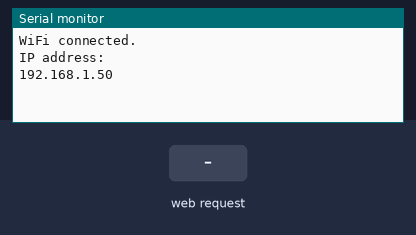
A sketch run on a simulated ESP32. On the bench: the last lines printed to the serial monitor. The inputs (shaded band) are chosen by the test bench. WiFi joins after 1.5 s; servers stay silent unless stated.

Above: at 2.7 s.
2.8 s: HTTP request GET /BB/available received
At 3.5 s:
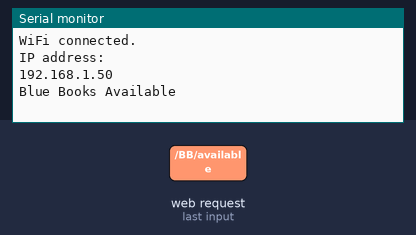
4.3 s: HTTP request GET /BB/notAvailable received
At 4.7 s:
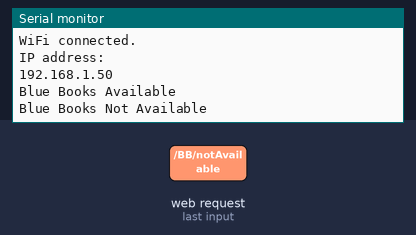
5.8 s: HTTP request GET /YB/available received
At 7.0 s:
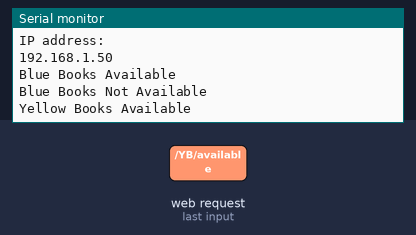
7.3 s: HTTP request GET /YB/notAvailable received
At 8.2 s:
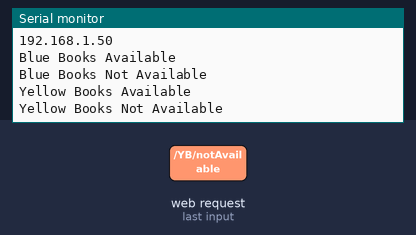
8.8 s: HTTP request GET /RECORD/available received
At 9.4 s:
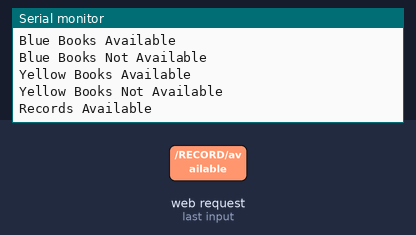
10.3 s: HTTP request GET /RECORD/notAvailable received
At 11.7 s:
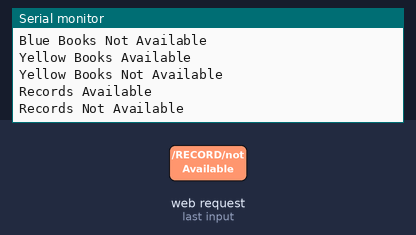

The sketch:

WebServer.ino
```cpp
#include <WiFi.h>
#include <WiFiManager.h>
#include <SoftwareSerial.h>


WiFiServer server(80);
SoftwareSerial xbee(13,12);

String header;
String BB = "Not Available";
String YB = "Not Available";
String RECORD = "Not Available";
unsigned long currentTime = millis();
unsigned long previousTime = 0;
const long timeoutTime = 2000;

void setup()
{
  WiFi.mode(WIFI_STA);
  Serial.begin(115200);
  xbee.begin(9600);
  WiFiManager wm;
  wm.resetSettings();
  bool res = wm.autoConnect("SMART_STOCK_DISPLAY","smartstockdisplay");

  if(!res)
  {
    Serial.println("Failed to connect");
  }
  else
  {
    Serial.println("");
    Serial.println("WiFi connected.");
    Serial.println("IP address: ");
    Serial.println(WiFi.localIP());
    server.begin();
  }
}

void loop()
{
  WiFiClient client = server.available();

  if(client)
  {
    currentTime = millis();
    previousTime = currentTime;
    String currentLine = "";
    while (client.connected() && currentTime - previousTime <= timeoutTime)
    {
      currentTime = millis();
      if (client.available())
      {
        char c = client.read();
        header += c;
        if (c == '\n')
        {
          if (currentLine.length() == 0)
          {
            client.println("HTTP/1.1 200 OK");
            client.println("Content-type:text/html");
            client.println("Connection: close");
            client.println();

            if (header.indexOf("GET /BB/available") >= 0)
            {
              BB = "Available";
              xbee.write('0');
              Serial.println("Blue Books Available");
              delay(1000);
            }
            else if (header.indexOf("GET /BB/notAvailable") >= 0)
            {
              BB = "Not Available";
              xbee.write('1');
              Serial.println("Blue Books Not Available");
              delay(1000);
            }
            else if (header.indexOf("GET /YB/available") >= 0)
            {
              YB = "Available";
              xbee.write('2');
              Serial.println("Yellow Books Available");
              delay(1000);
            }
            else if (header.indexOf("GET /YB/notAvailable") >= 0)
            {
              YB = "Not Available";
              xbee.write('3');
              Serial.println("Yellow Books Not Available");
              delay(1000);
            }
            else if (header.indexOf("GET /RECORD/available") >= 0)
            {
              RECORD = "Available";
              xbee.write('4');
              Serial.println("Records Available");
              delay(1000);
            }
            else if (header.indexOf("GET /RECORD/notAvailable") >= 0)
            {
              RECORD = "Not Available";
              xbee.write('5');
              Serial.println("Records Not Available");
              delay(1000);
            }


            client.println("<!DOCTYPE html><html>");
            client.println("<head><meta name=\"viewport\" content=\"width=device-width, initial-scale=1\">");
            client.println("<link rel=\"icon\" href=\"data:,\">");
            client.println("<style>html { font-family: Helvetica; display: inline-block; margin: 0px auto; text-align: center;}");
            client.println(".button { background-color: #4CAF50; border: none; color: white; padding: 16px 40px;");
            client.println("text-decoration: none; font-size: 20px; margin: 2px; cursor: pointer;}");
            client.println(".button2 {background-color: #555555;}</style></head>");


            client.println("<body><h1>SMART STOCK DISPLAY</h1>");

            client.println("<p>Blue Books Status -  " +  BB + "</p>");

            if (BB=="Not Available")
            {
              client.println("<p><a href=\"/BB/available\"><button class=\"button\">Available</button></a></p>");
            }
            else
            {
              client.println("<p><a href=\"/BB/notAvailable\"><button class=\"button button2\">Not Available</button></a></p>");
            }

            client.println("<p>Yellow Books Status -  " +  YB + "</p>");

            if (YB=="Not Available") {
            client.println("<p><a href=\"/YB/available\"><button class=\"button\">Available</button></a></p>");
            } else {
            client.println("<p><a href=\"/YB/notAvailable\"><button class=\"button button2\">Not Available</button></a></p>");
            }

            client.println("<p>Records Status -  " +  RECORD + "</p>");

            if (RECORD=="Not Available")
            {
              client.println("<p><a href=\"/RECORD/available\"><button class=\"button\">Available</button></a></p>");
            }
            else
            {
              client.println("<p><a href=\"/RECORD/notAvailable\"><button class=\"button button2\">Not Available</button></a></p>");
            }

            client.println("</body></html>");
            client.println();
            break;
          }
          else
          {
            currentLine = "";
          }
        }
        else if (c != '\r')
        {
          currentLine += c;
        }
      }
    }

    header = "";
    client.stop();
    Serial.println("");
  }
}
```

Measured:
- after the input at 2.8 s, the serial monitor: prints a new line at once (image 1)
- after the input at 4.3 s, the serial monitor: prints a new line at once (image 2)
- after the input at 5.8 s, the serial monitor: prints a new line at once (image 3)
- after the input at 7.3 s, the serial monitor: prints a new line at once (image 4)
- after the input at 8.8 s, the serial monitor: prints a new line at once (image 5)
- after the input at 10.3 s, the serial monitor: prints a new line at once (image 6)
